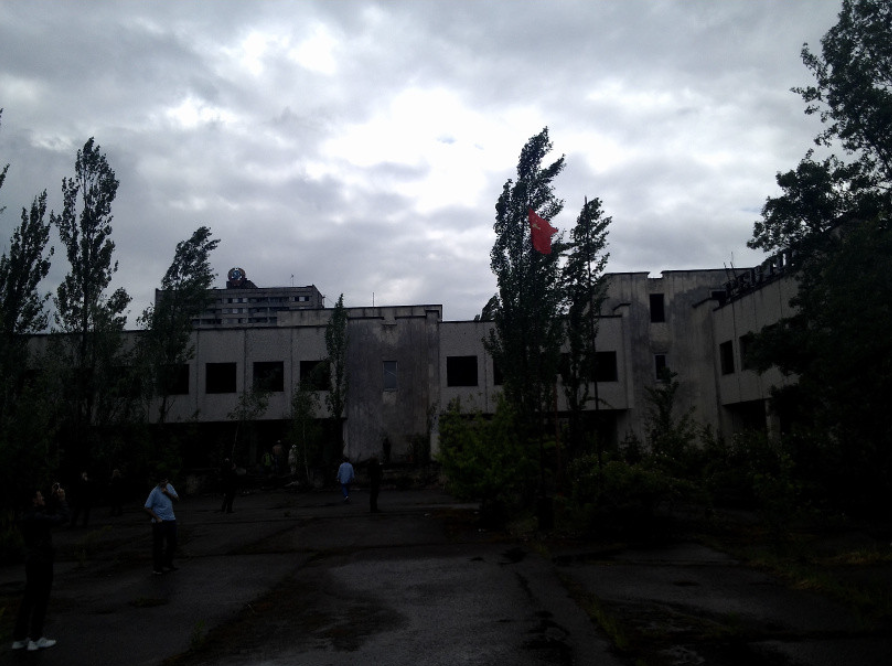
#> input picture testxla/img.png, 892 x 666 px
$ python histogrameq.py
#> lines starting #> are read from the running program, lines starting #| are printed output that depends on the picture
### testxla/hist.py
import numpy as np

def imhist(im):
  # calculates normalized histogram of an image
	m, n = im.shape
#> m = 666; n = 892
	h = [0.0] * 256
	for i in range(m):
		for j in range(n):
			h[im[i, j]]+=1
	return np.array(h)/(m*n)

def cumsum(h):
	# finds cumulative sum of a numpy array, list
	return [sum(h[:i+1]) for i in range(len(h))]

def histeq(im):
	#calculate Histogram
	h = imhist(im)
#> h = 256 values, max 0.0774 at index 0, min 0 at index 255, mean 0.00391
	cdf = np.array(cumsum(h)) #cumulative distribution function
#> cdf = 256 values from 0.0774 to 1
	sk = np.uint8(255 * cdf) #finding transfer function values
#> sk = 256 values from 19 to 254
	s1, s2 = im.shape
#> s1 = 666; s2 = 892
	Y = np.zeros_like(im)
	# applying transfered values for each pixels
	for i in range(0, s1):
		for j in range(0, s2):
			Y[i, j] = sk[im[i, j]]
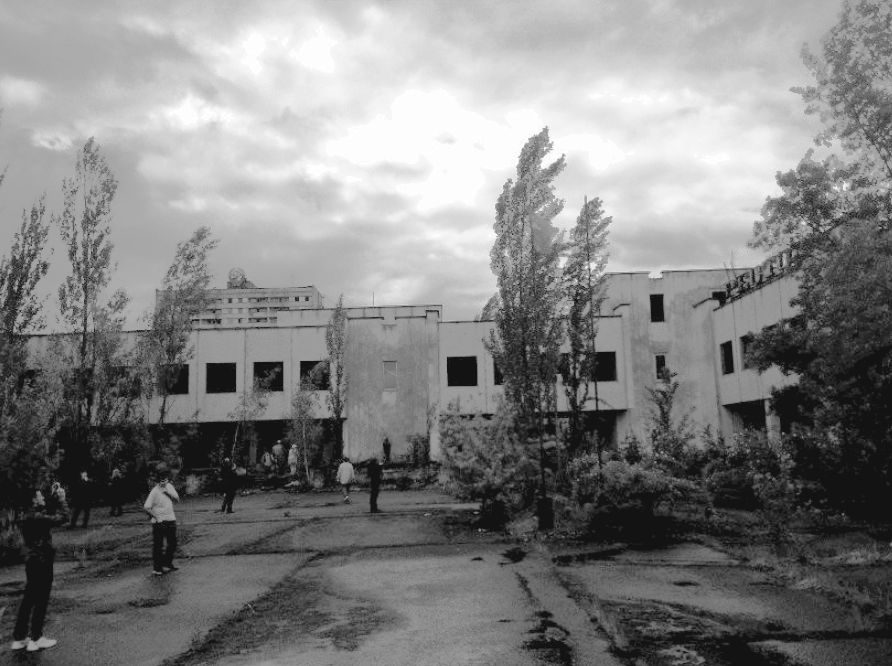
#> Y: shape (666, 892); min 19, max 254, mean 129.2
	H = imhist(Y)
#> H = 256 values, max 0.0774 at index 19, min 0 at index 0, mean 0.00391
	#return transformed image, original and new istogram,
	# and transform function
	return Y , h, H, sk

### testxla/histogrameq.py
import pylab as plt
import matplotlib.image as mpimg
import numpy as np
# load image to numpy arrayb
# matplotlib 1.3.1 only supports png images
# use scipy or PIL for other formats
img = np.uint8(mpimg.imread('img.png')*255.0)
# convert to grayscale
# do for individual channels R, G, B, A for nongrayscale images

img = np.uint8((0.2126* img[:,:,0]) + \
  		np.uint8(0.7152 * img[:,:,1]) +\
			 np.uint8(0.0722 * img[:,:,2]))

# use hist module from hist.py to perform histogram equalization
from hist import histeq
new_img, h, new_h, sk = histeq(img)
#> new_h has the same summary as H in histeq; sk = 256 values from 19 to 254

# show old and new image
# show original image
plt.subplot(121)
plt.imshow(img)
plt.title('original image')
plt.set_cmap('gray')
# show original image
plt.subplot(122)
plt.imshow(new_img)
plt.title('hist. equalized image')
plt.set_cmap('gray')
plt.show()
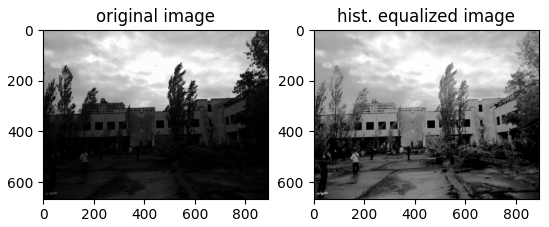
#> figure drawn by matplotlib, 2 panels

# plot histograms and transfer function
fig = plt.figure()
fig.add_subplot(221)
plt.plot(h)
plt.title('Original histogram') # original histogram

fig.add_subplot(222)
plt.plot(new_h)
plt.title('New histogram') #hist of eqlauized image

fig.add_subplot(223)
plt.plot(sk)
plt.title('Transfer function') #transfer function

plt.show()
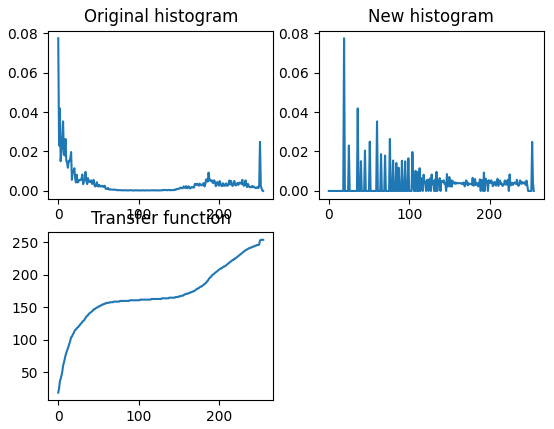
#> figure drawn by matplotlib, 3 panels; panel 1: curve peaks at x = 0, y = 0.0774; panel 2: curve peaks at x = 19, y = 0.0774; panel 3: curve peaks at x = 252, y = 254
